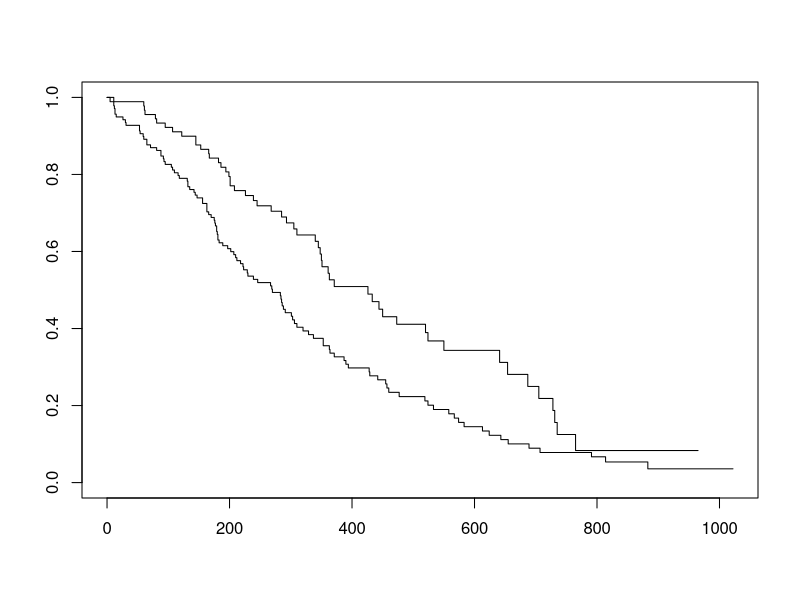
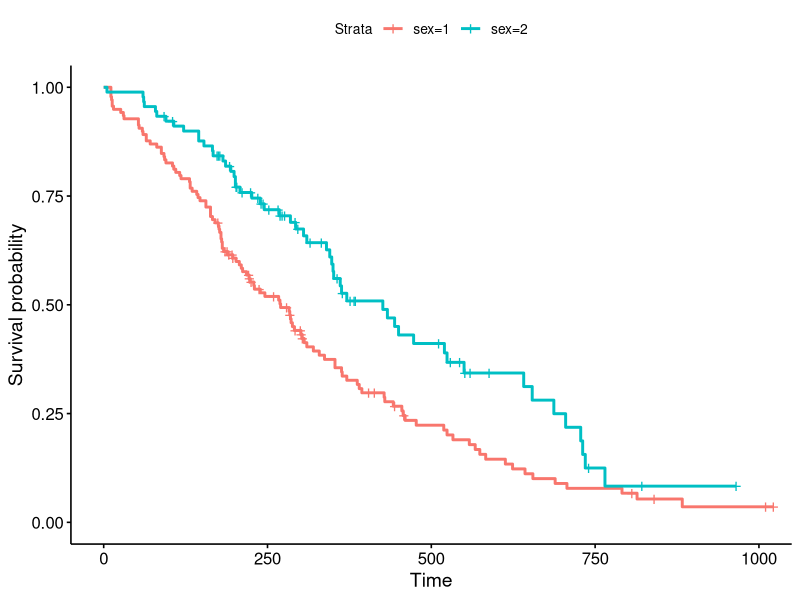

Write the R code that produced these figures, in order.
## ---- chunk 1
library(dplyr)
library(survival)
library(survminer)

## ---- chunk 2
lung <- as_tibble(lung)
sfit <- survfit(Surv(time, status)~sex, data=lung)
plot(sfit)
ggsurvplot(sfit)
